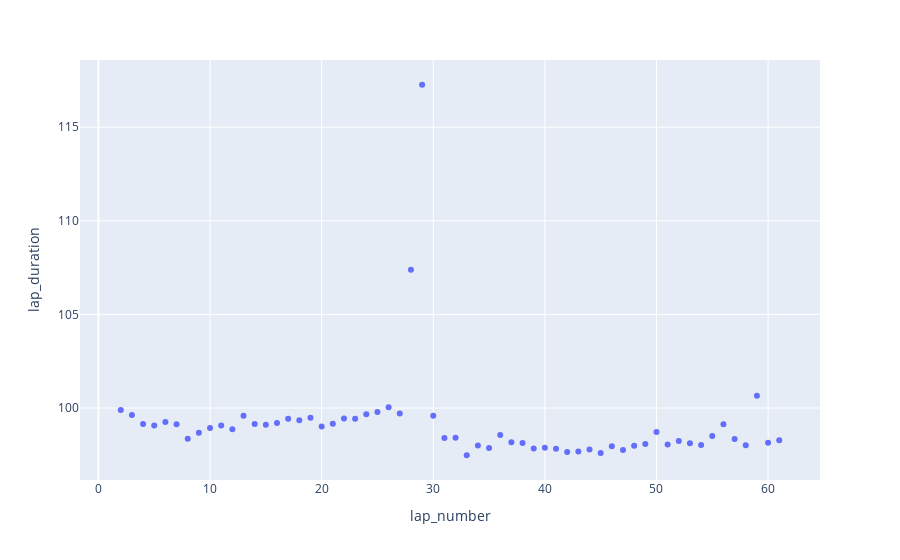

This figure's notebook cell:
### Code cell
fig = px.scatter(race_laps_data_checo_singapore,
           x = 'lap_number',
           y = 'lap_duration')
fig.show()

### Figure 1 — Plotly figure (JSON) as saved in the notebook; plotly's stock layout.template omitted (floating-point values rounded to 4 significant figures)
{"data": [{"hovertemplate": "lap_number=%{x}<br>lap_duration=%{y}<extra></extra>", "legendgroup": "", "marker": {"color": "#636efa", "symbol": "circle"}, "mode": "markers", "name": "", "orientation": "v", "showlegend": false, "type": "scatter", "x": [2, 3, 4, 5, 6, 7, 8, 9, 10, 11, 12, 13, 14, 15, 16, 17, 18, 19, 20, 21, 22, 23, 24, 25, 26, 27, 28, 29, 30, 31, 32, 33, 34, 35, 36, 37, 38, 39, 40, 41, 42, 43, 44, 45, 46, 47, 48, 49, 50, 51, 52, 53, 54, 55, 56, 57, 58, 59, 60, 61], "xaxis": "x", "y": [99.9, 99.63, 99.15, 99.06, 99.26, 99.13, 98.36, 98.68, 98.93, 99.07, 98.86, 99.59, 99.14, 99.1, 99.2, 99.43, 99.34, 99.48, 99.01, 99.17, 99.44, 99.43, 99.67, 99.78, 100.0, 99.71, 107.4, 117.3, 99.59, 98.4, 98.41, 97.48, 97.99, 97.86, 98.56, 98.17, 98.13, 97.84, 97.88, 97.82, 97.65, 97.67, 97.78, 97.6, 97.96, 97.75, 97.98, 98.07, 98.72, 98.06, 98.24, 98.12, 98.02, 98.5, 99.13, 98.35, 98.01, 100.7, 98.15, 98.27], "yaxis": "y"}], "layout": {"legend": {"tracegroupgap": 0}, "margin": {"t": 60}, "xaxis": {"anchor": "y", "domain": [0, 1], "title": {"text": "lap_number"}}, "yaxis": {"anchor": "x", "domain": [0, 1], "title": {"text": "lap_duration"}}}}
